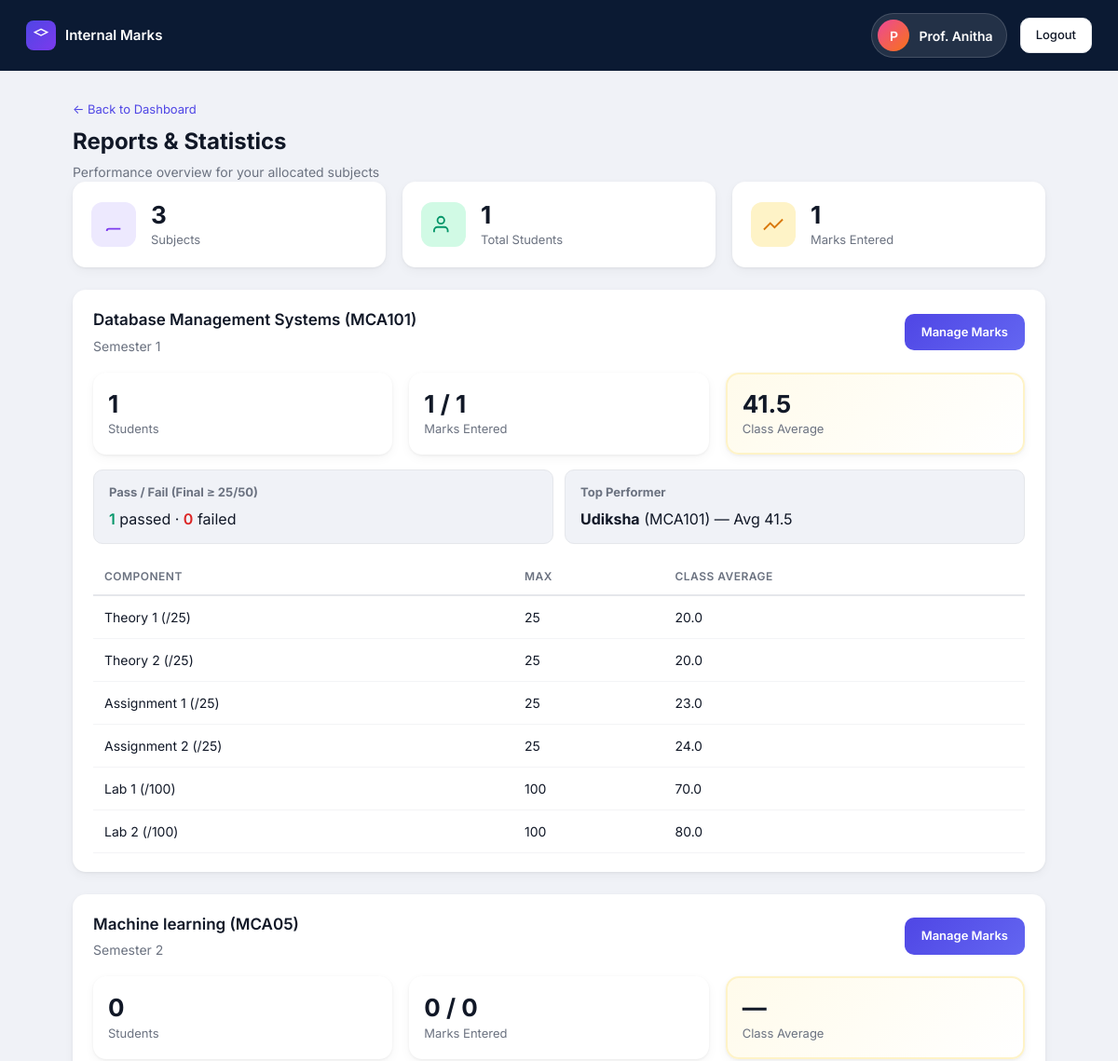
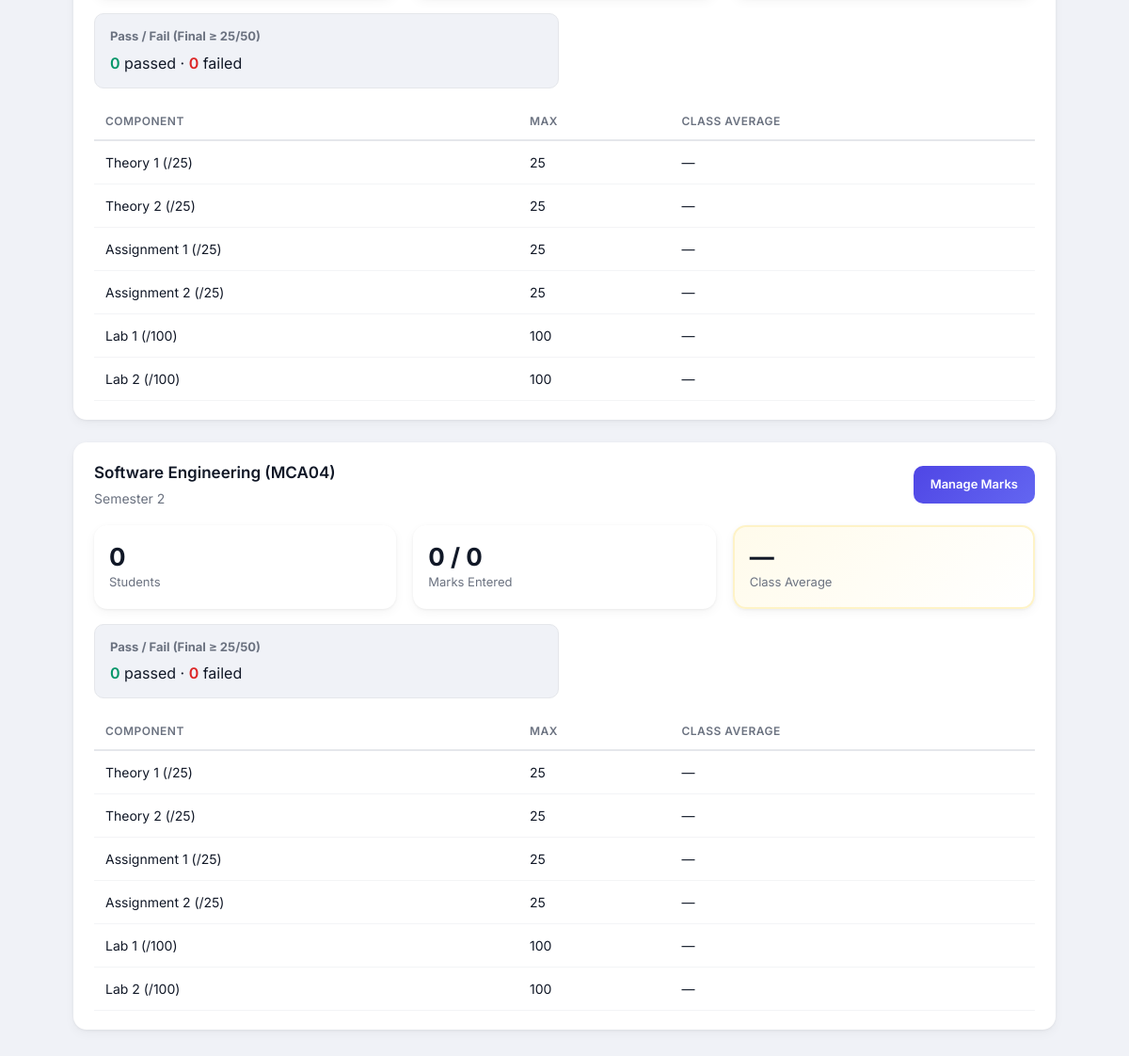
The app's page /faculty/reports (signed in) with its own data (2 pictures, top to bottom).
### tables this page shows
CREATE TABLE faculties (
            id INTEGER PRIMARY KEY AUTOINCREMENT,
            name TEXT NOT NULL,
            email TEXT UNIQUE NOT NULL,
            department TEXT NOT NULL DEFAULT 'MCA',
            password TEXT NOT NULL,
            created_at TEXT NOT NULL
        );

CREATE TABLE subjects (
            id INTEGER PRIMARY KEY AUTOINCREMENT,
            code TEXT UNIQUE NOT NULL,
            name TEXT NOT NULL,
            semester INTEGER NOT NULL DEFAULT 1,
            department TEXT NOT NULL DEFAULT 'MCA',
            created_at TEXT NOT NULL
        , mark_type VARCHAR(32) DEFAULT 'assignments');

CREATE TABLE students (
            id INTEGER PRIMARY KEY AUTOINCREMENT,
            usn TEXT UNIQUE NOT NULL,
            name TEXT NOT NULL,
            email TEXT NOT NULL,
            semester INTEGER NOT NULL DEFAULT 1,
            department TEXT NOT NULL DEFAULT 'MCA',
            password TEXT NOT NULL,
            created_at TEXT NOT NULL
        );

### app.py (the view)
@app.route("/faculty/reports")
@faculty_required
def faculty_reports():
    faculty = db.get_faculty_by_id(session["user_id"])
    report = db.get_faculty_reports(session["user_id"])
    return render_template(
        "faculty_reports.html",
        faculty=faculty,
        report=report,
    )

### app.py (called while the page is built)
@app.context_processor
def inject_mca_config():
    return {
        "mca_semesters": db.MCA_SEMESTERS,
        "mark_field_limits": db.MARK_FIELD_LIMITS,
        "mark_types": db.MARK_TYPES,
        "pass_threshold": db.PASS_THRESHOLD,
        "final_max": db.FINAL_MAX,
    }

def faculty_required(f):
    @wraps(f)
    def decorated(*args, **kwargs):
        if not session.get("logged_in") or session.get("role") != "faculty":
            return redirect(url_for("faculty_login"))
        return f(*args, **kwargs)
    return decorated

### database.py (called while the page is built)
def normalize_mark_row(row):
    return {
        "theory_1": row.get("theory_1") if row.get("theory_1") is not None else row.get("internal_1"),
        "theory_2": row.get("theory_2") if row.get("theory_2") is not None else row.get("internal_2"),
        "assignment_1": row.get("assignment_1"),
        "assignment_2": row.get("assignment_2"),
        "skill_development": row.get("skill_development") if row.get("skill_development") is not None else row.get("project_marks"),
        "lab_1": row.get("lab_1"),
        "lab_2": row.get("lab_2"),
    }

def calculate_lab_final(lab_1, lab_2):
    if lab_1 is None or lab_2 is None:
        return None
    return round(((lab_1 + lab_2) / 2 / 100) * 50, 2)

def calculate_theory_total(theory_1, theory_2):
    if theory_1 is None and theory_2 is None:
        return None
    return round((theory_1 or 0) + (theory_2 or 0), 2)

def calculate_component_total(mark_type, assignment_1, assignment_2, skill_development):
    if mark_type == "skill_development":
        return skill_development
    if assignment_1 is None and assignment_2 is None:
        return None
    return round((assignment_1 or 0) + (assignment_2 or 0), 2)

def calculate_final_marks(theory_total, component_total, lab_final):
    sections = [value for value in (theory_total, component_total, lab_final) if value is not None]
    if not sections:
        return None
    return round(sum(sections) / len(sections), 2)

def determine_result(final_marks):
    if final_marks is None:
        return None
    return "PASS" if final_marks >= PASS_THRESHOLD else "FAIL"

def row_has_marks(row):
    data = normalize_mark_row(row)
    return any(data.get(key) is not None for key in data)

def get_faculty_by_id(faculty_id):
    stmt = select(faculties).where(faculties.c.id == faculty_id)
    with engine.connect() as conn:
        row = conn.execute(stmt).mappings().first()
    return dict(row) if row else None

### templates/faculty_reports.html (shortened to what this page needs)
{% extends "base.html" %}
{% from "partials/flash.html" import flash_messages %}
{% block body %}
<div class="user-layout">
    <header class="user-topbar">
        <div class="user-brand">
            <div class="brand-icon small">
                <svg viewBox="0 0 24 24" fill="none" stroke="currentColor" stroke-width="2"><path d="M12 2L2 7l10 5 10-5-10-5z"/></svg>
            </div>
            <span>Internal Marks</span>
        </div>
        <div class="user-topbar-right">
            <div class="profile-chip">
                <div class="profile-avatar">{{ faculty.name[0] }}</div>
                <span class="profile-name">{{ faculty.name }}</span>
            </div>
            <a href="{{ url_for('faculty_logout') }}" class="btn-outline-sm">Logout</a>
        </div>
    </header>
    <main class="user-main">
        <a href="{{ url_for('faculty_dashboard') }}" class="back-link">← Back to Dashboard</a>
        <h1>Reports & Statistics</h1>
        <p class="page-subtitle">Performance overview for your allocated subjects</p>
        <section class="stats-row three-col">
            <div class="stat-card">
                <div class="stat-icon purple">
                    <svg viewBox="0 0 24 24" fill="none" stroke="currentColor" stroke-width="2"><path d="M4 19.5A2.5 2.5 0 0 1 6.5 17H20"/></svg>
                </div>
                <div class="stat-info">
                    <span class="stat-value">{{ report.subject_count }}</span>
                    <span class="stat-label">Subjects</span>
                </div>
            </div>
            <div class="stat-card">
                <div class="stat-icon green">
                    <svg viewBox="0 0 24 24" fill="none" stroke="currentColor" stroke-width="2"><path d="M17 21v-2a4 4 0 0 0-4-4H5a4 4 0 0 0-4 4v2"/><circle cx="9" cy="7" r="4"/></svg>
                </div>
                <div class="stat-info">
                    <span class="stat-value">{{ report.total_students }}</span>
                    <span class="stat-label">Total Students</span>
                </div>
            </div>
            <div class="stat-card">
                <div class="stat-icon yellow">
                    <svg viewBox="0 0 24 24" fill="none" stroke="currentColor" stroke-width="2"><polyline points="23 6 13.5 15.5 8.5 10.5 1 18"/></svg>
                </div>
                <div class="stat-info">
                    <span class="stat-value">{{ report.total_marks_entered }}</span>
                    <span class="stat-label">Marks Entered</span>
                </div>
            </div>
        </section>
        {% if report.subjects %}
        {% for sub in report.subjects %}
        <section class="panel">
            <div class="panel-header">
                <div>
                    <h2>{{ sub.name }} ({{ sub.code }})</h2>
                    <p class="page-subtitle" style="margin-top: 4px;">Semester {{ sub.semester }}</p>
                </div>
                <a href="{{ url_for('faculty_subject_marks', subject_id=sub.subject_id) }}" class="btn-primary-sm link-btn">Manage Marks</a>
            </div>
            <div class="stats-row three-col report-stats">
                <div class="stat-card compact">
                    <div class="stat-info">
                        <span class="stat-value">{{ sub.student_count }}</span>
                        <span class="stat-label">Students</span>
                    </div>
                </div>
                <div class="stat-card compact">
                    <div class="stat-info">
                        <span class="stat-value">{{ sub.marks_entered }} / {{ sub.student_count }}</span>
                        <span class="stat-label">Marks Entered</span>
                    </div>
                </div>
                <div class="stat-card compact highlight-card">
                    <div class="stat-info">
                        <span class="stat-value">{{ sub.class_average if sub.class_average is not none else '—' }}</span>
                        <span class="stat-label">Class Average</span>
                    </div>
                </div>
            </div>
            <div class="report-detail-grid">
                <div class="report-box">
                    <h4>Pass / Fail (Final ≥ {{ pass_threshold }}/50)</h4>
                    <p><span class="pass-count">{{ sub.pass_count }}</span> passed · <span class="fail-count">{{ sub.fail_count }}</span> failed</p>
                </div>
                {% if sub.top_student %}
                <div class="report-box">
                    <h4>Top Performer</h4>
                    <p><strong>{{ sub.top_student.name }}</strong> ({{ sub.top_student.usn }}) — Avg {{ sub.top_student.average }}</p>
                </div>
                {% endif %}
            </div>
            <div class="table-wrap">
                <table class="data-table">
                    <thead>
                        <tr>
                            <th>Component</th>
                            <th>Max</th>
                            <th>Class Average</th>
                        </tr>
                    </thead>
                    <tbody>
                        {% set field_labels = {
                            'theory_1': 'Theory 1 (/25)', 'theory_2': 'Theory 2 (/25)',
                            'assignment_1': 'Assignment 1 (/25)', 'assignment_2': 'Assignment 2 (/25)',
                            'skill_development': 'Skill Development (/50)',
                            'lab_1': 'Lab 1 (/100)', 'lab_2': 'Lab 2 (/100)'
                        } %}
                        {% for key, label in field_labels.items() %}
                        {% if key not in ['assignment_1', 'assignment_2'] or sub.mark_type == 'assignments' %}
                        {% if key != 'skill_development' or sub.mark_type == 'skill_development' %}
                        <tr>
                            <td>{{ label }}</td>
                            <td>{{ mark_field_limits[key] if key in mark_field_limits else '—' }}</td>
                            <td>{{ sub.component_averages[key] if sub.component_averages[key] is not none else '—' }}</td>
                        </tr>
                        {% endif %}
                        {% endif %}
                        {% endfor %}
                    </tbody>
                </table>
            </div>
        </section>
        {% endfor %}
        {% else %}
        <section class="panel">
            <p class="empty-text">No subjects allocated to you yet. Statistics will appear once subjects are assigned.</p>
        </section>
        {% endif %}
    </main>
</div>
{% endblock %}

### records on screen
faculties: name "P", name "Prof. Anitha"
subjects: name "Database Management Systems", code "MCA101", semester "1", student_count "1", marks_entered "1", class_average "41.5", pass_threshold "25", pass_count "1", fail_count "0", top_student.name "Udiksha", top_student.usn "MCA101", top_student.average "41.5", field_labels "Theory 1 (/25)" "Theory 2 (/25)" "Assignment 1 (/25)" "Assignment 2 (/25)" "Lab 1 (/100)" "Lab 2 (/100)", mark_field_limits "25" "25" "25" "25" "100" "100", component_averages "20.0" "20.0" "23.0" "24.0" "70.0" "80.0"
subjects: name "Machine learning", code "MCA05", semester "2", student_count "0", marks_entered "0", class_average "—", pass_threshold "25", pass_count "0", fail_count "0", field_labels "Theory 1 (/25)" "Theory 2 (/25)" "Assignment 1 (/25)" "Assignment 2 (/25)" "Lab 1 (/100)" "Lab 2 (/100)", mark_field_limits "25" "25" "25" "25" "100" "100", component_averages "—" "—" "—" "—" "—" "—"
subjects: name "Software Engineering", code "MCA04", semester "2", student_count "0", marks_entered "0", class_average "—", pass_threshold "25", pass_count "0", fail_count "0", field_labels "Theory 1 (/25)" "Theory 2 (/25)" "Assignment 1 (/25)" "Assignment 2 (/25)" "Lab 1 (/100)" "Lab 2 (/100)", mark_field_limits "25" "25" "25" "25" "100" "100", component_averages "—" "—" "—" "—" "—" "—"

### other values on screen
{{ report.subject_count }} "3"
{{ report.total_students }} "1"
{{ report.total_marks_entered }} "1"
